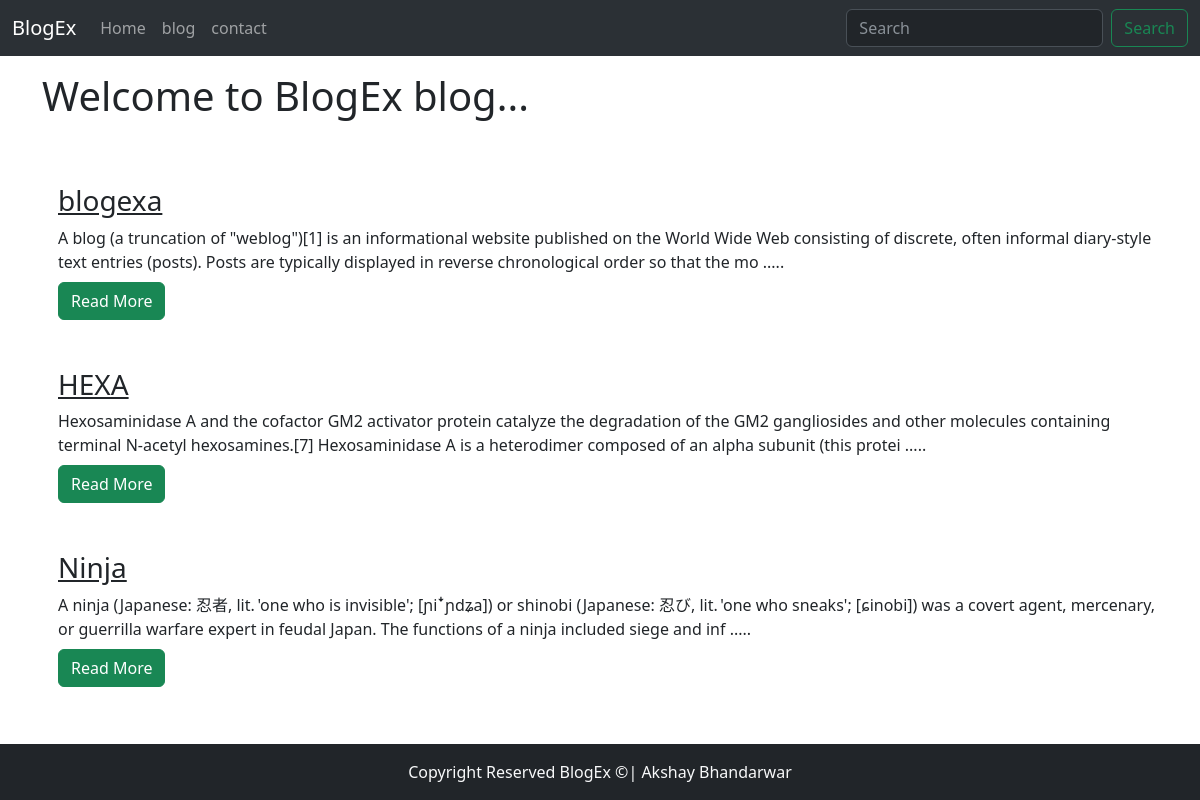
Page /blog on the committed database.
### blog/models.py (models this page shows, shortened)
class Blog(models.Model):
    sno=models.AutoField(primary_key=True)
    title=models.CharField(max_length=200)
    content=models.TextField()
    short_desc=models.CharField(max_length=250, default="")
    slug=models.CharField(max_length=100)
    time=models.DateTimeField(auto_now_add=True)

### blog/views.py (the view)
# urls.py: path('blog',views.blog, name='blog'),
def blog(request):
   no_of_posts=5
   page=request.GET.get('page')
   if page is None:
       page=1
   else:
      page=int(page)
   print(page)
   blogs=Blog.objects.all()[(page-1)*no_of_posts:page*no_of_posts]
   context={'blogs':blogs}
   return render(request,'bloghome.html',context)

### blog/templates/bloghome.html (shortened to what this page needs)
{% extends 'base.html' %}
{% block blogactive %}active{% endblock blogactive %}
{% block body %}
<div class="container">
<h1 class="my-3">Welcome to BlogEx blog...</h1>
{% for blog in blogs %}
<br>
    <div class="flex-grow-1 ms-3">
    <h3><a href="/blogpost/{{blog.slug}}" class="text-dark">{{blog.title}}</a></h3>
    <div class="my-2">
      {{blog.short_desc|slice:245}} .....
    </div>
    <a href="/blogpost/{{blog.slug}}" class="text-dark"><button type="button" class="btn btn-success">Read More</button></a>
  </div>
  {% endfor %}
</div>
{% endblock body %}

### blog/templates/base.html (shortened to what this page needs)
<!doctype html>
<html lang="en">
  <head>
    <link href="https://cdn.jsdelivr.net/npm/bootstrap@5.3.0/dist/css/bootstrap.min.css" rel="stylesheet">
  </head>
  <body>
    <nav class="navbar navbar-expand-lg bg-body-tertiary" data-bs-theme="dark">
        <div class="container-fluid">
          <a class="navbar-brand" href="/">BlogEx</a>
          <div class="collapse navbar-collapse" id="navbarSupportedContent">
            <ul class="navbar-nav me-auto mb-2 mb-lg-0">
              <li class="nav-item {% block homeactive %}{% endblock homeactive %}">
                <a class="nav-link " aria-current="page" href="/">Home</a>
              </li>
              <li class="nav-item {% block blogactive %}{% endblock blogactive %}">
                <a class="nav-link" href="/blog">blog</a>
              </li>
              <li class="nav-item{% block contactactive %}{% endblock contactactive %}">
                <a class="nav-link" href="/contact">contact</a>
              </li>
            </ul>
            <form action="/search" method="get" class="d-flex" role="search">
              <input class="form-control me-2" type="search" placeholder="Search" aria-label="Search">
              <button class="btn btn-outline-success" type="submit">Search</button>
            </form>
          </div>
        </div>
      </nav>
    {% block body %}{% endblock body %}
    <footer class="text-center py-3 text-light bg-dark fixed-bottom">Copyright Reserved BlogEx &copy| Akshay Bhandarwar</footer>
  </body>
</html>

### rows in the picture
Blog: title "blogexa", short_desc "A blog (a truncation of \"weblog\")[1] is an informational website published on the World Wide Web consisting of discrete, often informal diary-style text entries (posts). Posts are typically displayed in reverse chronological order so that the mo"
Blog: title "HEXA", short_desc "Hexosaminidase A and the cofactor GM2 activator protein catalyze the degradation of the GM2 gangliosides and other molecules containing terminal N-acetyl hexosamines.[7] Hexosaminidase A is a heterodimer composed of an alpha subunit (this protei"
Blog: title "Ninja", short_desc "A ninja (Japanese: 忍者, lit. 'one who is invisible'; [ɲiꜜɲdʑa]) or shinobi (Japanese: 忍び, lit. 'one who sneaks'; [ɕinobi]) was a covert agent, mercenary, or guerrilla warfare expert in feudal Japan. The functions of a ninja included siege and inf"
